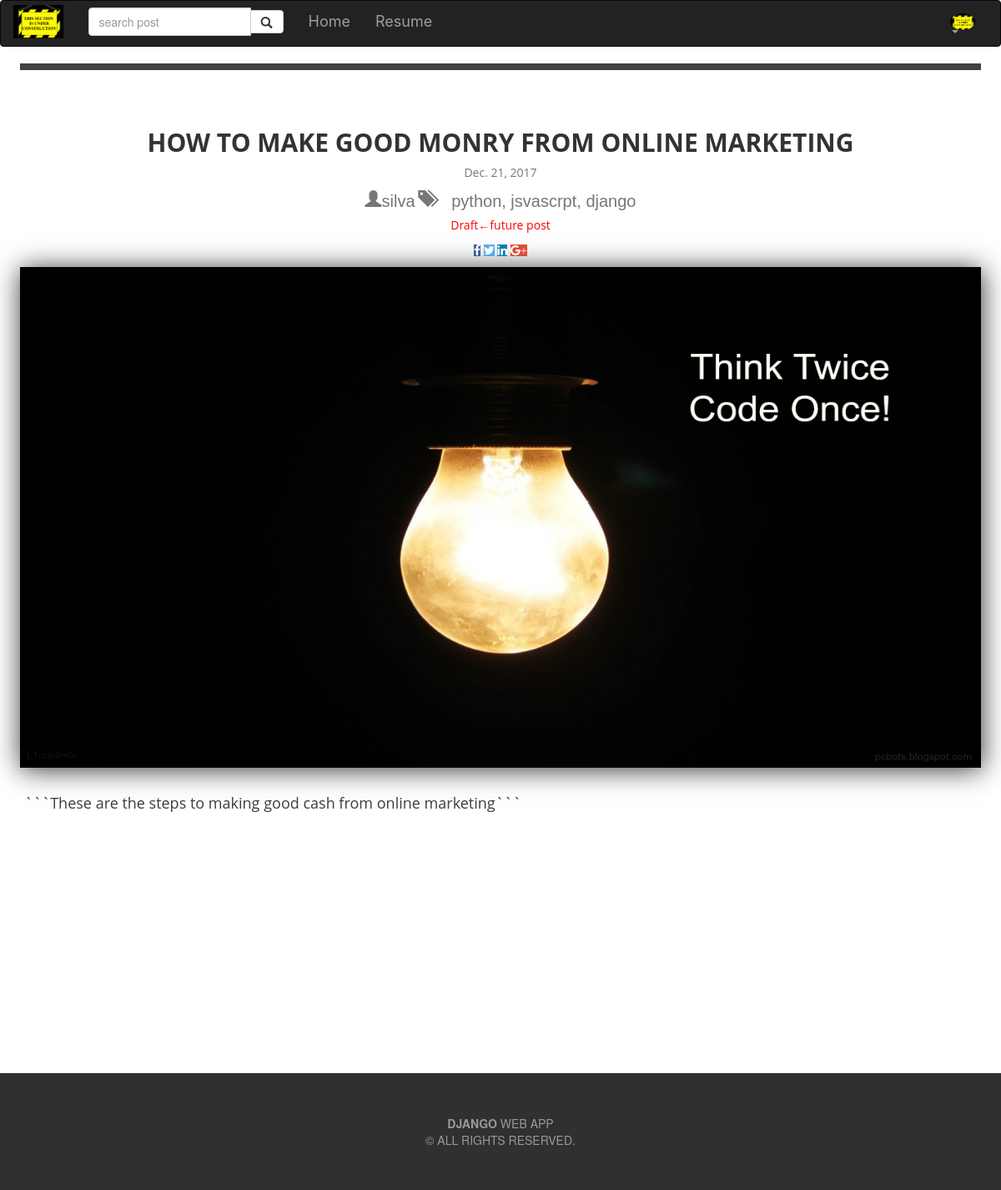
The page /post/2017/11/24/how-to-make-good-monry-from-online-marketing/ (signed in) on the database its author committed.
### post/models.py (models this page shows, shortened)
class Post(models.Model):
    STATUS_CHOICE = (
       ('draft', 'Draft'),
       ('published', 'Published')
    )
    title    = models.CharField(max_length=50)
    slug     = models.SlugField(max_length=250 , unique_for_date='publish')
    author   = models.ForeignKey(User, related_name='blog_post')
    image = models.ImageField(upload_to=upload_location,
                                null=True,
                                blank=True,
                                height_field = 'height_field',
                                width_field = 'width_field',
                                )
    height_field = models.IntegerField(default=0)
    width_field = models.IntegerField(default=0)
    image_info = models.CharField(max_length=30, default='image info', null=True, blank=True)
    content  = models.TextField()
    publish  = models.DateTimeField(default=timezone.now)
    created  = models.DateTimeField(auto_now=True)
    updated  = models.DateTimeField(auto_now_add=True)
    status   = models.CharField(max_length=10, choices=STATUS_CHOICE, default='draft')
    objects = models.Manager()
    tags = TaggableManager()
    publishs = PostManager()
    class Meta:
        ordering = ('-publish',)
    def __str__(self):
        return self.title

### post/views.py (the view)
def detail(request, year, month, day, post):
    post = get_object_or_404(Post, slug = post,
                                    publish__year=year,
                                    publish__month = month,
                                    publish__day = day)
    print(post)
    context = {
        'post':post,
        'title': post.slug
    }
    return render(request, 'post/detail.html', context)

### post/templates/post/detail.html (shortened to what this page needs)
{% extends "post/base.html" %}
{% block content %}
<div style="border-top: solid #424242 8px ; margin: 10px 24px 0px;
">
<div style="padding-top: 50px;" class="head">
	<h2 style="text-transform: uppercase;font-weight: 700">{{ post.title }}</h2>
	<p style="color: #777;">{{ post.created|date }}</p>
	<p style="color:#777;font-size:20px;" class="glyphicon glyphicon-user" ><span style="font-family:sans-serif">{{ post.author }}</span>  </p>
	{% if post.tags %}
		<p style="color:#777;font-size:20px;" class="glyphicon glyphicon-tags" >
			<span style="font-family:sans-serif">{{ post.tags.all|join:", "}}</span>
		</p>
	{% endif %}
	{% if post.status == 'draft' %}
		<p style="color: red">Draft←future post</p>
	{% endif %}
	<div class="d">
		<a href="http://www.facebook.com/sharer/sharer.php?u={{ request.build_absolute_uri }}" class="fa fa-facebook"></a>
		<a href="https://twitter.com/home?status={{ instance.content}}%20{{ request.build_absolute_uri }}" class="fa fa-twitter"></a>
		<a class="fa fa-linkedin" href="https://www.linkedin.com/shareArticle?mini=true&url={{ request.build_absolute_uri }}/&title={{ instance.title }}&summary={{ quote_tag }}&source={{ request.build_absolute_uri }}/"></a>
		<a class="fa fa-google" href="https://plus.google.com/share?url={{ request.build_absolute_uri }}">+</a>
	</div>
</div>
<div style=" padding-top: 10px; padding-bottom: 10px; margin-bottom: 300px;width: 100%">
			{% if post.image %}
				<img style="box-shadow:1px 2px 30px; max-height: 600px " class="img-responsive" alt="{{ post.image_info }}" width="100%"  src="{{ post.image.url }}" />
			{% endif %}
			<div class="content-text">{{ post.content|safe }}</div>
		</div>
	</div>
</div>
{% endblock %}

### static/css/base.css (style rules this page uses)
.head { font-family: "Open Sans", arial, sans-serif; text-align: center; }
.content-text { font-family: "Open Sans", arial, sans-serif; color: #3c3c3c; padding-top: 30px; font-size: 18px; line-height: 2e 200%; padding-left: 5px; padding-right: 5px; }
html body { height: 100% }
* { box-sizing: border-box; -webkit-box-sizing: border-box; -moz-box-sizing: border-box; }
.fa-facebook { background: #3B5998; color: white; }
.fa-twitter { background: #55ACEE; color: white; }
.fa-google { background: #dd4b39; color: white; }
.fa-linkedin { background: #007bb5; color: white; }

### rows shown on the page
Post: title "HOW TO MAKE GOOD MONRY FROM ONLINE MARKETING", created "Dec. 21, 2017", author "silva", tags.all "python, jsvascrpt, django", image (picture), content "```These are the steps to making good cash from online marketing```"
